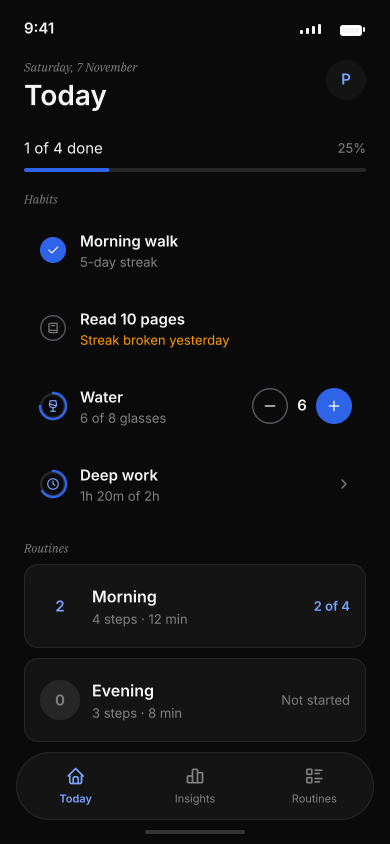
#> input picture design/archive/renders/01-today.png, 780 x 1688 px, found by its file name (shown at 1/2 size); its folder holds 4 pictures in this run
$ python m38.py
#> lines starting #> are read from the running program, lines starting #| are printed output that depends on the picture; after the words box and inside, x2 and y2 are one past the last pixel; in counts of white or black regions, pixels touching at a corner belong together
from PIL import Image
import numpy as np
base = 'D:/Apps/projects/habit_tracker/design/renders/'
for f in ['01-today', '06-insights']:
    im = np.array(Image.open(base + f + '.png').convert('RGB')).astype(int)
    r, g, b = im[:, :, 0], im[:, :, 1], im[:, :, 2]
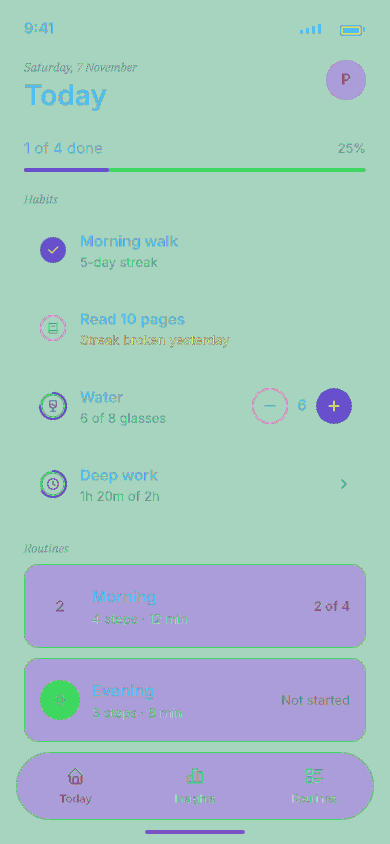
#> r: shape (1688, 780) int64 (shown at 1/2 size); 166 distinct labels, from 10 to 255; one colour per label, 0 black
#> g: shape (1688, 780) int64; 163 distinct labels, from 10 to 255
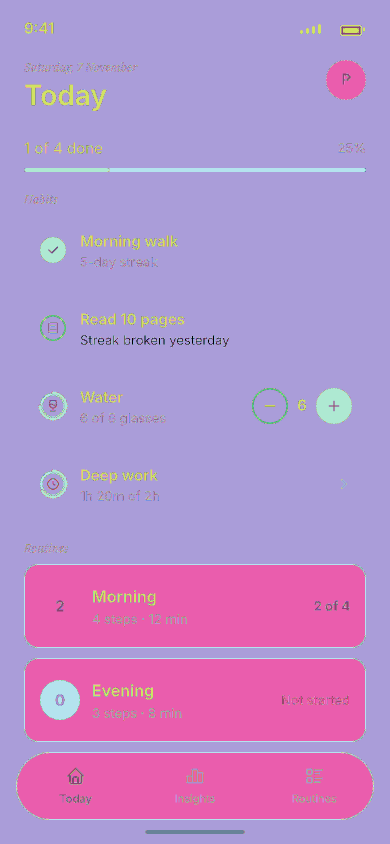
#> b: shape (1688, 780) int64 (shown at 1/2 size); 209 distinct labels, from 0 to 255; one colour per label, 0 black
    blue = (b > 120) & (r < 110)
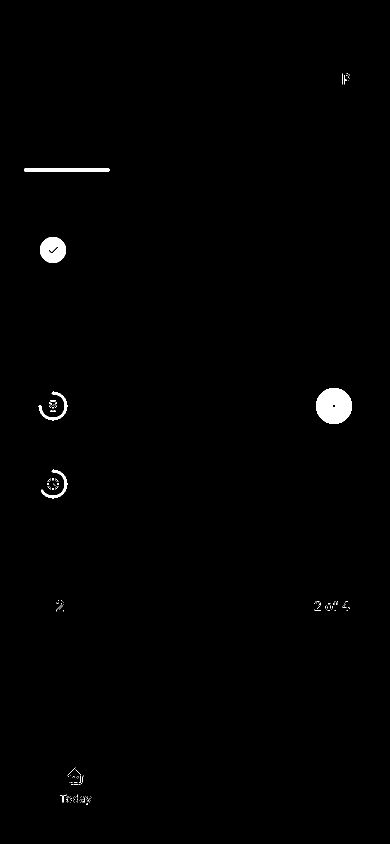
#> blue: shape (1688, 780) bool (shown at 1/2 size); 0.7% white; 195 white regions (187 under 20 px), largest, box (x1, y1, x2, y2) and area: (632, 776, 704, 848) 3983, (80, 474, 132, 526) 2054, (48, 336, 219, 344) 1356
    ys, xs = np.where(blue[110:210, 640:745])
#> ys = 62 values from 37 to 58; xs = 62 values, max 59 at index 15, min 44 at index 0, mean 48.71
    print(f, 'P bbox', xs.min()+640, ys.min()+110, xs.max()+640, ys.max()+110,
          'center', (xs.min()+xs.max())/2+640, (ys.min()+ys.max())/2+110)
#| 01-today P bbox 684 147 699 168 center 691.5 157.5
    # avatar disc bounds by color? use bg diff ring
    disc = (np.abs(im - np.array([20, 20, 20])).max(axis=2) < 3)
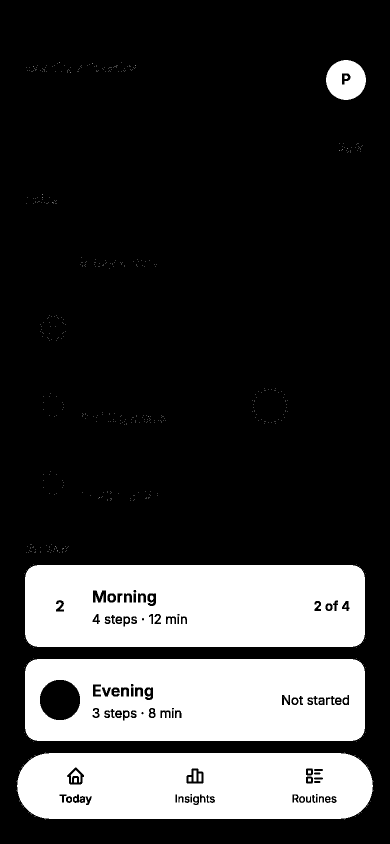
#> disc: shape (1688, 780) bool (shown at 1/2 size); 22.9% white; 541 white regions (513 under 20 px), largest, box (x1, y1, x2, y2) and area: (50, 1130, 730, 1294) 107003, (50, 1318, 730, 1482) 101662, (34, 1506, 746, 1638) 85897
    ys, xs = np.where(disc[100:220, 630:760])
#> ys = 4760 values from 20 to 99; xs = 4760 values, max 101 at index 2061, min 22 at index 1992, mean 61.55
    print('  disc', (xs.min()+630, ys.min()+100, xs.max()+630, ys.max()+100) if len(xs) else None)
#|   disc (652, 120, 731, 199)
#> (the run stopped early here; a loop or call above may not have finished)
